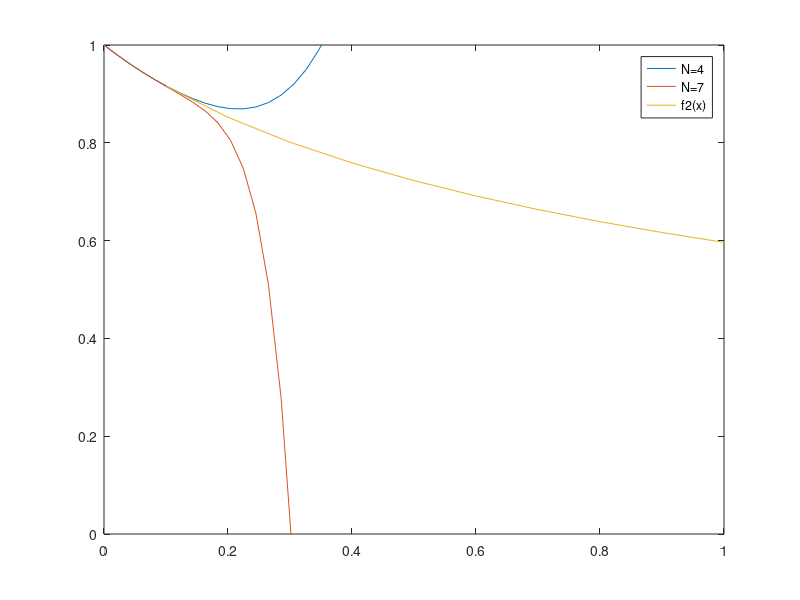

This chart was generated by the following MATLAB code:
% truncation power
range_N = [4,7];      % range of N we want to test
% plot against x from 0 to 20 with increment of 0.1
x = linspace(0,1,50); 
for i = 1:numel(range_N)
    result = zeros(numel(x),1);
    N = range_N(i);     % N is the number of terms we wish to add
    c = zeros(N,1);   % c stores the value of c_k for k=1,...N
    % find the coefficients directly
    for j = 1:N
        c(j)= ((-1)^(j))*factorial(j);
    end
    % reverse the order of c_k to descending
    c = c(N:-1:1);
    % c_0 = 1
    c(N+1) = 1;
    % evaluate the power series at points of x
    for l = 1:numel(x)
        result(l) = polyval(c,x(l));
    end
    plot(x,result,'DisplayName', sprintf('N=%g',N))
    hold on
end
% compare with f_1(x)
x_num = [0.1,0.2,0.3,0.4,0.5,0.6,0.7,0.8,0.9,1];
y_num = [0.91563334, 0.85211088, 0.80118628, 0.75881459, 0.72265723, 0.69122594, 0.66351027...
    0.63879110, 0.61653779, 0.59634736];
plot(x_num,y_num,'DisplayName', 'f2(x)')
legend()
ylim([0,1])
xlim([0,1])